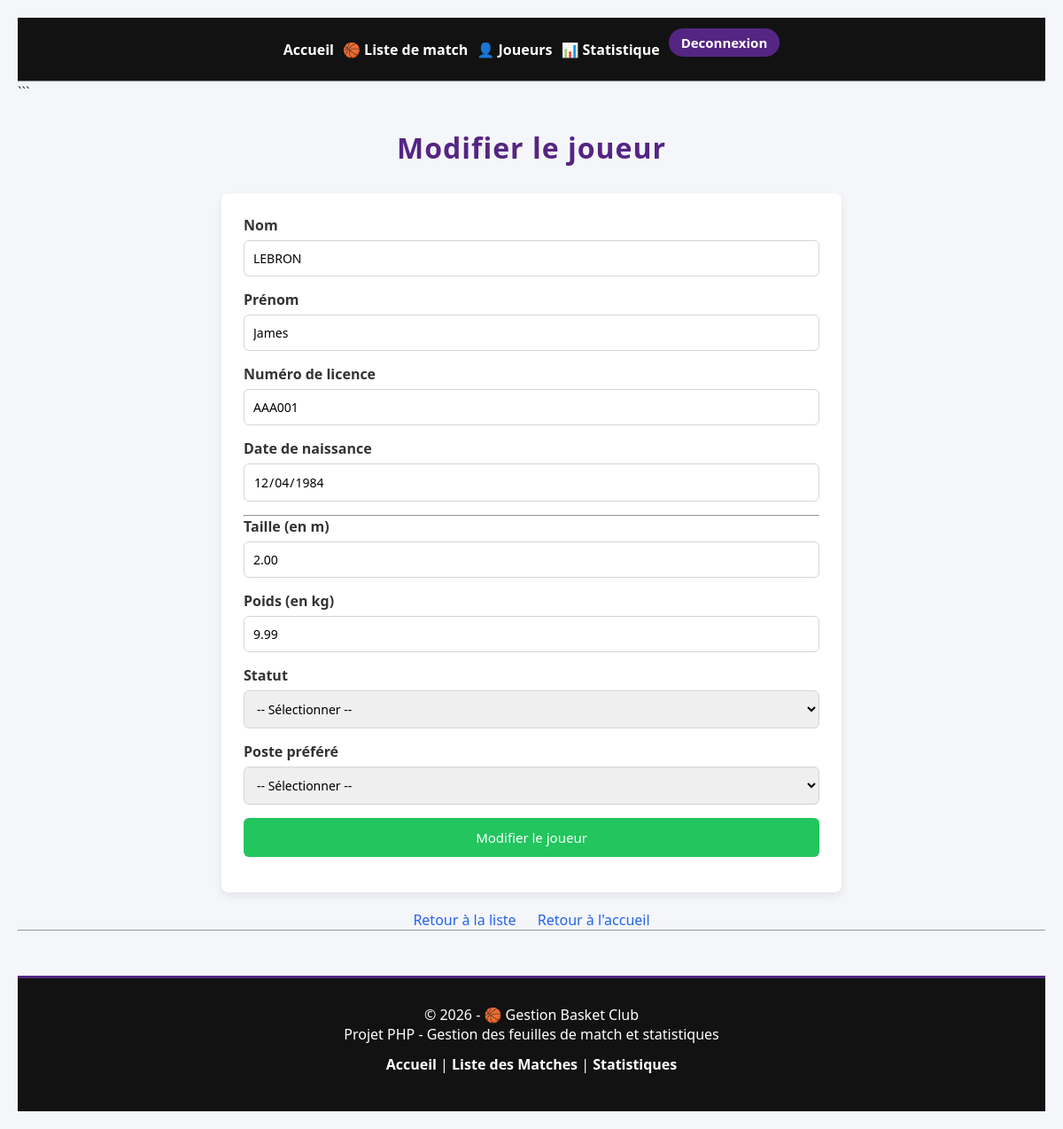
The app's page /PHP/Vue/modifier_Joueur.php?id=J001 (signed in) with its own data.
### tables this page shows
CREATE TABLE Joueur(
   Id_Joueur VARCHAR(50),
   nom VARCHAR(50),
   prenom VARCHAR(50),
   numero_licence VARCHAR(50),
   date_naissance DATE,
   taille DECIMAL(3,2),
   poids DECIMAL(3,2),
   statut VARCHAR(50),
   poste_preferer VARCHAR(50),
   PRIMARY KEY(Id_Joueur)
);

### PHP/modele/DaoJoueur.php (called while the page is built, shortened)
<?php
require_once 'Joueur.php';
require_once '../modele/connexionBD.php';
class JoueurDAO {
    private $pdo;
    public function __construct() {
        $connection = new ConnectionBD();
        $this->pdo = $connection->getConnection();
    }
    public function findByID(Joueur $joueur){
        $sup = $this->pdo->prepare("select * from Joueur where Id_Joueur = :Id_Joueur");
    $sup -> execute([
	':Id_Joueur' => $joueur->getId_Joueur()]);
        return $sup->fetchAll(PDO::FETCH_ASSOC);
    }
}

### PHP/modele/connexionBD.php (called while the page is built)
<?php
class ConnectionBD{
private $pdo;
    public function __construct(){
     try {
        $this->pdo = new PDO("mysql:host=mysql-hilaire.alwaysdata.net;dbname=hilaire_projetphp;charset=utf8", 'hilaire', 'PhpProject2025*');
    } catch (Exception $e) {
         die("Erreur de connexion : " . $e->getMessage());
     }
}
public function getConnection() : PDO{
    return $this->pdo;
}
}

### PHP/modele/Joueur.php (called while the page is built, shortened)
<?php
class Joueur {
    private $Id_Joueur;
    public function __construct(String $Id_Joueur, String $nom, String $prenom, String $numero_licence, String $date_naissance, float $taille, float $poids, String $statut, String $poste_preferer ){
        $this->Id_Joueur = $Id_Joueur;
    }
    public function getId_Joueur(){
        return $this->Id_Joueur;
    }
}
?>

### PHP/Vue/modifier_Joueur.php (the view, shortened to what this page needs)
<?php
require_once '../modele/connexionBD.php';
require_once '../modele/DaoJoueur.php';
require_once '../modele/Joueur.php';
$dao = new JoueurDAO();
$id = $_GET['id'] ?? null;
$joueurData = $dao->findByID(new Joueur($id, '', '', '', '', 0, 0, '', ''));
$joueurData = $joueurData[0];
$valeurs = [
    'taille' => $joueurData['taille'],
    'poids' => $joueurData['poids'],
    'statut' => $joueurData['statut'],
    'poste' => $joueurData['poste_preferer']
];
?>
<!DOCTYPE html>
<html lang="fr">
<head>
    <link rel="stylesheet" href="CSS/ajouterJoueur.css">
</head>
<body>
<?php include 'nav.php'; ?>
<h1>Modifier le joueur</h1>
<div class="form-container">
    <form method="post">
        <label>Nom</label>
        <input type="text" value="<?= htmlspecialchars($joueurData['nom']) ?>" readonly>
        <label>Prénom</label>
        <input type="text" value="<?= htmlspecialchars($joueurData['prenom']) ?>" readonly>
        <label>Numéro de licence</label>
        <input type="text" value="<?= htmlspecialchars($joueurData['numero_licence']) ?>" readonly>
        <label>Date de naissance</label>
        <input type="date" value="<?= htmlspecialchars($joueurData['date_naissance']) ?>" readonly>
        <hr>
        <label>Taille (en m)</label>
        <input type="number" name="taille" step="0.01" min="0" value="<?= htmlspecialchars($valeurs['taille']) ?>">
        <label>Poids (en kg)</label>
        <input type="number" name="poids" step="0.1" min="0" value="<?= htmlspecialchars($valeurs['poids']) ?>">
        <label>Statut</label>
        <select name="statut" required>
            <option value="">-- Sélectionner --</option>
        </select>
        <label>Poste préféré</label>
        <select name="poste" required>
            <option value="">-- Sélectionner --</option>
        </select>
        <input type="submit" value="Modifier le joueur">
    </form>
</div>
<div class="links">
    <a href="afficher_joueurs.php">Retour à la liste</a>
    <a href="menuPrincipale.php">Retour à l'accueil</a>
</div>
<?php include 'footer.php'; ?>
</body>
</html>

### PHP/Vue/CSS/ajouterJoueur.css (style rules this page uses)
* { margin: 0; padding: 0; box-sizing: border-box; font-family: "Segoe UI", Tahoma, Geneva, Verdana, sans-serif; }
body { background-color: #f4f6f9; color: #333; padding: 20px; }
h1 { text-align: center; margin: 30px 0; color: #552583; font-weight: 800; letter-spacing: 1px; }
.form-container { max-width: 700px; margin: auto; background-color: #ffffff; padding: 25px; border-radius: 8px; box-shadow: 0 4px 10px rgba(0, 0, 0, 0.08); }
.form-container form { display: flex; flex-direction: column; }
label { margin-bottom: 6px; font-weight: 600; }
input, select { padding: 10px; margin-bottom: 15px; border-radius: 6px; border: 1px solid #d1d5db; font-size: 14px; }
input[type="submit"] { background-color: #22c55e; color: white; border: none; padding: 12px; border-radius: 6px; font-size: 15px; font-weight: 500; cursor: pointer; }
.links { text-align: center; margin-top: 20px; }
.links a { text-decoration: none; color: #2563eb; margin: 0 10px; font-weight: 500; }

### records on screen
joueur: nom "LEBRON", prenom "James", numero_licence "AAA001", date_naissance "12/04/1984", taille "2.00", poids "9.99"
